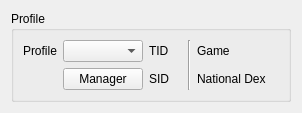
<?xml version="1.0" encoding="UTF-8"?>
<ui version="4.0">
 <class>ProfileDisplay4</class>
 <widget class="QWidget" name="ProfileDisplay4">
  <property name="geometry">
   <rect>
    <x>0</x>
    <y>0</y>
    <width>277</width>
    <height>106</height>
   </rect>
  </property>
  <property name="windowTitle">
   <string>Profile Display 4</string>
  </property>
  <layout class="QHBoxLayout" name="horizontalLayout">
   <item>
    <widget class="QGroupBox" name="groupBoxProfile">
     <property name="title">
      <string>Profile</string>
     </property>
     <layout class="QGridLayout" name="gridLayout">
      <item row="0" column="1">
       <widget class="QComboBox" name="comboBoxProfiles"/>
      </item>
      <item row="0" column="0">
       <widget class="QLabel" name="label">
        <property name="text">
         <string>Profile</string>
        </property>
       </widget>
      </item>
      <item row="0" column="2">
       <widget class="QLabel" name="labelTID">
        <property name="text">
         <string>TID</string>
        </property>
       </widget>
      </item>
      <item row="1" column="1">
       <widget class="QPushButton" name="pushButtonProfileManager">
        <property name="text">
         <string>Manager</string>
        </property>
       </widget>
      </item>
      <item row="0" column="5">
       <widget class="QLabel" name="labelGame">
        <property name="text">
         <string>Game</string>
        </property>
       </widget>
      </item>
      <item row="0" column="4" rowspan="2">
       <widget class="Line" name="line">
        <property name="orientation">
         <enum>Qt::Orientation::Vertical</enum>
        </property>
       </widget>
      </item>
      <item row="1" column="2">
       <widget class="QLabel" name="labelSID">
        <property name="text">
         <string>SID</string>
        </property>
       </widget>
      </item>
      <item row="0" column="6">
       <widget class="QLabel" name="labelGameValue"/>
      </item>
      <item row="0" column="3">
       <widget class="QLabel" name="labelTIDValue"/>
      </item>
      <item row="1" column="3">
       <widget class="QLabel" name="labelSIDValue"/>
      </item>
      <item row="1" column="5">
       <widget class="QLabel" name="labelNationalDex">
        <property name="text">
         <string>National Dex</string>
        </property>
       </widget>
      </item>
      <item row="1" column="6">
       <widget class="QLabel" name="labelNationalDexValue"/>
      </item>
     </layout>
    </widget>
   </item>
  </layout>
 </widget>
 <resources/>
 <connections/>
</ui>
